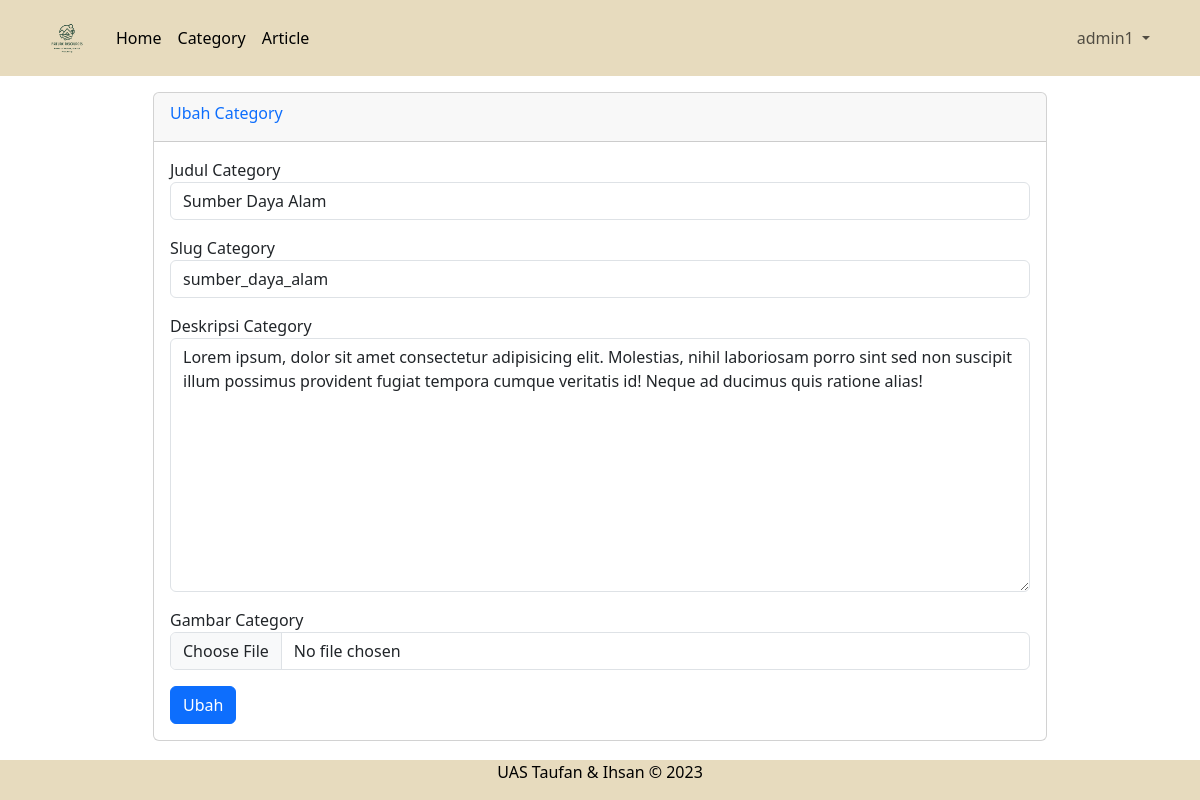
Screenshot of /halaman_admin/template_admin.php?halaman=edit_category&id=28 (signed in) with the database file from the repository.
### tables this page shows
CREATE TABLE `category` (
  `category_id` int NOT NULL,
  `judul_category` varchar(255) NOT NULL,
  `slug_category` varchar(255) NOT NULL,
  `deskripsi_category` text NOT NULL,
  `gambar_category` varchar(255) NOT NULL
);

### halaman_admin/edit_category.php (the view, shortened to what this page needs)
<div class="col py-3">
    <div class="row justify-content-center">
        <div class="col-md-9">
            <div class="card">
                <div class="card-header">
                    <div class="card-title text-primary">Ubah Category</div>
                </div>
                <div class="card-body">
                    <?php
                        require '../koneksi.php';
                        $id = $_GET['id'];
                        $sql = mysqli_query($conn, "SELECT * FROM category WHERE category_id = '$id'");
                        $row = mysqli_fetch_assoc($sql);
                    ?>
                    <form action="#" method="post" enctype="multipart/form-data">
                        <div class="mb-3">
                            <label for="">Judul Category</label>
                            <input type="text" name="judul_category" class="form-control" placeholder="Tambahkan Judul Category" value="<?php echo $row['judul_category'] ?>" required>
                        </div>
                        <div class="mb-3">
                            <label for="">Slug Category</label>
                            <input type="text" name="slug_category" class="form-control" placeholder="Tambahkan Slug Category" value="<?php echo $row['slug_category'] ?>" required>
                        </div>
                        <div class="mb-3">
                            <label for="">Deskripsi Category</label>
                            <textarea name="deskripsi_category" cols="30" rows="10" placeholder="Tambahkan Deskripsi Category" class="form-control" required><?php echo $row['deskripsi_category'] ?></textarea>
                        </div>
                        <div class="mb-3">
                            <label for="">Gambar Category</label>
                            <input type="file" name="gambar_category" class="form-control" required>
                        </div>
                        <button type="submit" name="submit" class="btn btn-primary">Ubah</button>
                    </form>
                </div>
            </div>
        </div>
    </div>
</div>

### rows the page displays
category: judul_category "Sumber Daya Alam", slug_category "sumber_daya_alam", deskripsi_category "Lorem ipsum, dolor sit amet consectetur adipisicing elit. Molestias, nihil laboriosam porro sint sed non suscipit illum possimus provident fugiat tempora cumque veritatis id! Neque ad ducimus quis ratione alias!"

### other values shown
$_SESSION['nama'] "admin1"
